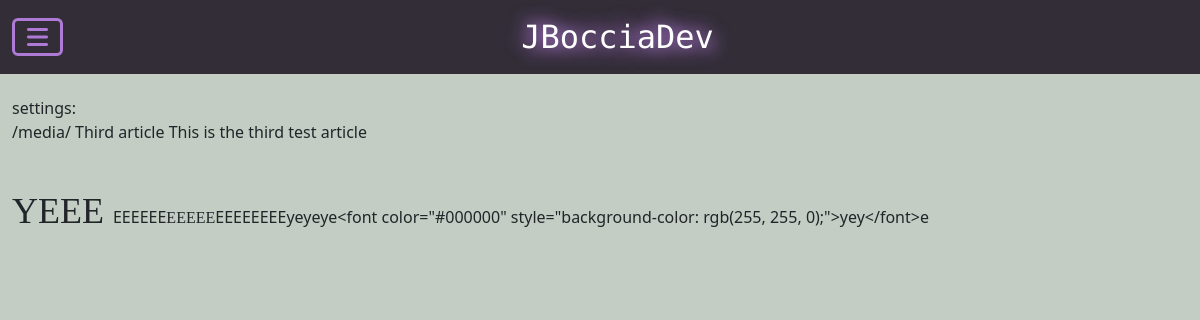
Page /blog/3 on the committed database.
### blog/models.py (models this page shows)
class Article(models.Model):
    title = models.CharField(max_length=100)
    excerpt = models.CharField(max_length=300)
    content = SummernoteTextField(null=True)

### blog/views.py (the view)
# urls.py: path('<int:id>', views.show, name='blog.show'),
def show(request, id):
    article = get_object_or_404(Article, pk=id)
    from django.conf import settings
    settings = settings.MEDIA_URL
    context = {
        "article" : article,
        "settings" : settings
    }
    return render(request, 'blog/article.html', context)

### blog/templates/blog/article.html (shortened to what this page needs)
{% extends 'base.html' %}
{% load static %}
{% block content %}
  settings: <br />
  {{ settings }}
  {{ article.title }}
  {{ article.excerpt }}
  {{ article.content | safe }}
{% endblock %}

### static/css/base.css (style rules this page uses)
:root { --fa-primary-color: rgb(175, 122, 213); --fa-secondary-color: rgb(0, 200, 0); --bs-dark-rgb: 50, 45, 55; }
body { background-color: rgb(195, 205, 195); }

### rows in the picture
Article: title "Third article", excerpt "This is the third test article", content "YEEE EEEEEE EEEEE EEEEEEEEyeyeye<font color=\"#000000\" style=\"background-color: rgb(255, 255, 0);\">yey</font>e"

### other values in the picture
{{ settings }} "/media/"
